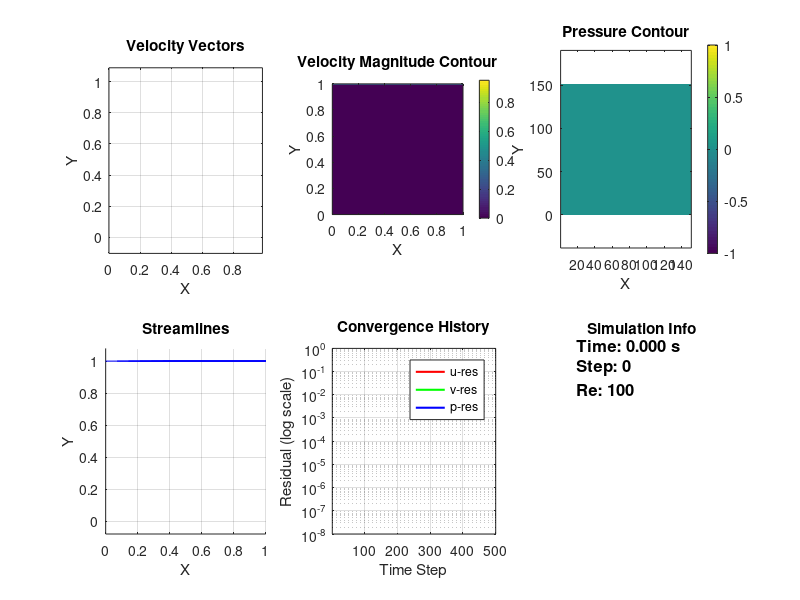

The MATLAB script that drew this image: (Note: this script raises an error after producing the figure.)
function VectorizedSolver()
%% VectorizedSolver
% Solves the 2D Lid-Driven Cavity problem using the SIMPLE algorithm,
% with a focus on vectorization for improved performance.
% This version replaces nested loops with matrix operations where possible.
%
% Key Features:
%   - Finite Volume discretization on a staggered grid
%   - Predictor-Corrector method for pressure-velocity coupling
%   - Iterative solution of the Pressure Poisson equation
%   - Real-time visualization of convergence
%
% OUTPUTS:
%   Elapsed real time is printed to the console, providing the benchmark metric.
%   Figures for velocity, pressure, and residuals are animated during the run.
%   GIF files are saved for each visualization scene.
%
% BENCHMARK: This vectorized implementation is significantly faster than the
%            loop-based version, providing a performance benchmark.
%
% -------------------------------------------------------------------------

%% Simulation parameters
clear; clc; close all;

% Physical parameters
Re = 100;               % Reynolds number
L = 1.0;                % Cavity length

% Numerical parameters
n = 151;                % Grid size (n x n)
dx = L/(n-1);
dy = dx;                % Square cells
dt = 0.001;            % Time step - stability constraint for explicit methods
nu = 1/Re;              % Kinematic viscosity
alpha_u = 0.5;          % Under-relaxation for velocity (0 < alpha_u <= 1)
alpha_p = 0.2;          % Under-relaxation for pressure (0 < alpha_p <= 1)
tol = 1e-5;             % SIMPLE convergence tolerance
max_iter = 500;         % Max SIMPLE iterations per time step
total_time = 0.5;         % Total simulation time

% GIF recording parameters
record_gif = true;      % Set to true to record GIFs
gif_frame_interval = 5; % Save every Nth frame to GIF

%% Optimized Calculations and Pre-allocation 🚀
% Pre-calculate constant terms for efficiency
inv_4dx = 1/(4*dx);
inv_4dy = 1/(4*dy);
inv_dx_sq = 1/dx^2;
inv_dy_sq = 1/dy^2;
inv_dt_dx_dy = 1/(dt * dx * dy);
inv_dt_dx = 1/(dt*dx);
inv_dt_dy = 1/(dt*dy);
alpha_dt = alpha_u * dt;
alpha_dt_dx = alpha_u * dt / dx;
alpha_dt_dy = alpha_u * dt / dy;

% Pre-allocate arrays to their final size to avoid re-allocation inside loops
max_steps = ceil(total_time/dt);
res_u_arr = zeros(1, max_steps);
res_v_arr = zeros(1, max_steps);
res_p_arr = zeros(1, max_steps);

%% Grid generation and variable initialization
[X, Y] = meshgrid(0:dx:L, 0:dy:L);
u = zeros(n);           % x-velocity component
v = zeros(n);           % y-velocity component
p = zeros(n);           % Pressure field

% Boundary conditions: No-slip on all walls except moving lid
u(end,:) = 1;           % Lid moves to the right with unit velocity

% Initialize time tracking and residuals storage
time = 0;
step = 0;

% Initialize GIF structures if recording
if record_gif
    gif_scenes = struct();
    gif_scenes.velocity_vectors = struct('frames', [], 'filename', 'velocity_vectors.gif');
    gif_scenes.velocity_contour = struct('frames', [], 'filename', 'velocity_contour.gif');
    gif_scenes.pressure_contour = struct('frames', [], 'filename', 'pressure_contour.gif');
    gif_scenes.residuals = struct('frames', [], 'filename', 'residuals_convergence.gif');
    gif_scenes.streamlines = struct('frames', [], 'filename', 'streamlines.gif');
end

%% Figure setup for real-time visualization
hFig = figure('Name','SIMPLE Lid Driven Cavity','Units','normalized',...
             'Position',[0.05 0.1 0.9 0.8], 'Color', 'w');

% Velocity vectors subplot
subplot(2,3,1);
h_quiver = quiver(X(1:4:end,1:4:end), Y(1:4:end,1:4:end), ...
                 u(1:4:end,1:4:end), v(1:4:end,1:4:end), 2, 'k');
title('Velocity Vectors');
xlabel('X'); ylabel('Y');
axis equal tight;
grid on;

% Velocity magnitude contour subplot
subplot(2,3,2);
velMag = sqrt(u.^2 + v.^2);
% Avoid constant ZData warning by checking if data varies
if max(velMag(:)) - min(velMag(:)) > eps
    [~, h_contour_vel] = contourf(X, Y, velMag, 20, 'LineColor','none');
else
    % If data is constant, create a uniform plot
    imagesc(velMag);
    set(gca, 'YDir', 'normal');
end
colorbar;
title('Velocity Magnitude Contour');
xlabel('X'); ylabel('Y');
axis equal tight;

% Pressure contour subplot
subplot(2,3,3);
% Avoid constant ZData warning by checking if data varies
if max(p(:)) - min(p(:)) > eps
    [~, h_contour_p] = contourf(X, Y, p, 20, 'LineColor','none');
else
    imagesc(p);
    set(gca, 'YDir', 'normal');
end
colorbar;
title('Pressure Contour');
xlabel('X'); ylabel('Y');
axis equal tight;

% Streamlines subplot
subplot(2,3,4);
startx = linspace(0, L, 15);
starty = linspace(0, L, 15);
[sx, sy] = meshgrid(startx, starty);
h_stream = streamline(X, Y, u, v, sx, sy);
set(h_stream, 'Color', 'b', 'LineWidth', 1);
title('Streamlines');
xlabel('X'); ylabel('Y');
axis equal tight;
grid on;

% Residuals subplot
subplot(2,3,5);
h_res_u = semilogy(1, res_u_arr(1), '-r', 'DisplayName', 'u-res', 'LineWidth', 1.5);
hold on;
h_res_v = semilogy(1, res_v_arr(1), '-g', 'DisplayName', 'v-res', 'LineWidth', 1.5);
h_res_p = semilogy(1, res_p_arr(1), '-b', 'DisplayName', 'p-res', 'LineWidth', 1.5);
hold off;
xlabel('Time Step');
ylabel('Residual (log scale)');
title('Convergence History');
legend('Location','northeast');
xlim([1 max_steps]);
ylim([1e-8 1]);
grid on;

% Info subplot
subplot(2,3,6);
h_info = text(0.1, 0.9, sprintf('Time: %.3f s\nStep: %d\nRe: %d', time, step, Re), ...
             'Units', 'normalized', 'FontSize', 12, 'FontWeight', 'bold');
axis off;
title('Simulation Info');

%% Simulation execution
fprintf('Starting SIMPLE Lid Driven Cavity Simulation...\n');
fprintf('Grid size: %dx%d, Reynolds number: %d\n', n, n, Re);
fprintf('SIMPLE tolerance: %g, Max iterations: %d\n', tol, max_iter);
fprintf('Starting time integration. This may take a while...\n');

tic;  % Start measuring real time

%% Time stepping loop
while time < total_time
    step = step + 1;
    
    % Store previous time step values
    u_old = u;
    v_old = v;
    p_old = p;

    % --- SIMPLE Inner Iteration (with tolerance) ---
    for iter = 1:max_iter
        u_prev = u;
        v_prev = v;
        p_prev = p;
        
        % Predictor step: Solve momentum equations for intermediate velocities
        [u_star, v_star] = vectorized_predictor_step(u, v, p, dx, dy, dt, nu, alpha_u);
        
        % Pressure correction: Solve pressure Poisson equation
        p_prime = vectorized_solve_pressure_poisson(u_star, v_star, dx, dy, dt, tol, max_iter);
        
        % Corrector step: Update velocities and pressure
        [u, v, p] = vectorized_corrector_step(u_star, v_star, p, p_prime, dx, dy, dt, alpha_p);
        
        % Calculate residuals
        res_u = max(abs(u(:) - u_prev(:)));
        res_v = max(abs(v(:) - v_prev(:)));
        res_p = max(abs(p(:) - p_prev(:)));

        % Check for convergence
        if max([res_u, res_v, res_p]) < tol
            break;
        end
    end

    % Store residuals for plotting
    res_u_arr(step) = res_u;
    res_v_arr(step) = res_v;
    res_p_arr(step) = res_p;

    % --- Real-Time Animation: Update every time step ---
    % Update velocity vectors
    subplot(2,3,1);
    set(h_quiver, 'UData', u(1:4:end,1:4:end), 'VData', v(1:4:end,1:4:end));
    title(sprintf('Velocity Vectors (Time = %.3f s)', time));
    
    % Update velocity magnitude contour
    subplot(2,3,2);
    velMag = sqrt(u.^2 + v.^2);
    cla;
    if max(velMag(:)) - min(velMag(:)) > eps
        contourf(X, Y, velMag, 20, 'LineColor','none');
    else
        imagesc(velMag);
        set(gca, 'YDir', 'normal');
    end
    colorbar;
    title(sprintf('Velocity Magnitude (Max = %.2f)', max(velMag(:))));
    
    % Update pressure contour
    subplot(2,3,3);
    cla;
    if max(p(:)) - min(p(:)) > eps
        contourf(X, Y, p, 20, 'LineColor','none');
    else
        imagesc(p);
        set(gca, 'YDir', 'normal');
    end
    colorbar;
    title(sprintf('Pressure Field (Max = %.2f)', max(p(:))));
    
    % Update streamlines
    subplot(2,3,4);
    delete(findobj(gca, 'Type', 'line'));
    h_stream = streamline(X, Y, u, v, sx, sy);
    set(h_stream, 'Color', 'b', 'LineWidth', 1);
    title('Streamlines');
    
    % Update residuals plot
    subplot(2,3,5);
    set(h_res_u, 'XData', 1:step, 'YData', res_u_arr(1:step));
    set(h_res_v, 'XData', 1:step, 'YData', res_v_arr(1:step));
    set(h_res_p, 'XData', 1:step, 'YData', res_p_arr(1:step));
    title(sprintf('Residuals (Iteration %d)', step));
    xlim([1 max(step, 10)]); % Adjust x-axis as simulation progresses
    
    % Update info panel
    subplot(2,3,6);
    cla;
    text(0.1, 0.9, sprintf('Time: %.3f s\nStep: %d\nRe: %d\nResiduals:\n  u: %.2e\n  v: %.2e\n  p: %.2e', ...
          time, step, Re, res_u, res_v, res_p), ...
         'Units', 'normalized', 'FontSize', 10, 'FontWeight', 'bold');
    axis off;
    title('Simulation Info');
    
    % Capture frames for GIFs
    if record_gif && mod(step, gif_frame_interval) == 0
        % Velocity vectors scene
        subplot(2,3,1);
        frame = getframe(gcf);
        gif_scenes.velocity_vectors.frames = [gif_scenes.velocity_vectors.frames, frame];
        
        % Velocity contour scene
        subplot(2,3,2);
        frame = getframe(gcf);
        gif_scenes.velocity_contour.frames = [gif_scenes.velocity_contour.frames, frame];
        
        % Pressure contour scene
        subplot(2,3,3);
        frame = getframe(gcf);
        gif_scenes.pressure_contour.frames = [gif_scenes.pressure_contour.frames, frame];
        
        % Residuals scene
        subplot(2,3,5);
        frame = getframe(gcf);
        gif_scenes.residuals.frames = [gif_scenes.residuals.frames, frame];
        
        % Streamlines scene
        subplot(2,3,4);
        frame = getframe(gcf);
        gif_scenes.streamlines.frames = [gif_scenes.streamlines.frames, frame];
    end
    
    % Force figure update
    drawnow;
    
    % Display progress every 10 steps
    if mod(step, 10) == 0
        fprintf('Step: %d, Simulation time: %.4f/%.2f, Residuals: u=%.2e, v=%.2e, p=%.2e\n', ...
                step, time, total_time, res_u, res_v, res_p);
    end

    % Advance time
    time = time + dt;
end

%% Create GIFs from captured frames
if record_gif
    fprintf('Creating GIF files for GitHub...\n');
    create_gifs(gif_scenes);
end

%% Post-processing and results
elapsedTime = toc;  % End measuring real time

fprintf('\nSimulation complete.\n');
fprintf('Elapsed real time: %.2f seconds (%.2f minutes).\n', elapsedTime, elapsedTime/60);
fprintf('Total time steps: %d, Final time: %.4f s\n', step, time);

% Calculate and display performance metrics
fprintf('Average time per step: %.4f seconds\n', elapsedTime/step);

% Plot final results in a new figure
plot_final_results(X, Y, u, v, p, res_u_arr(1:step), res_v_arr(1:step), res_p_arr(1:step));

end

%% Function to create GIF files
function create_gifs(gif_scenes)
    scenes = fieldnames(gif_scenes);
    
    for i = 1:length(scenes)
        scene_name = scenes{i};
        scene_data = gif_scenes.(scene_name);
        
        if ~isempty(scene_data.frames)
            fprintf('Creating %s...\n', scene_data.filename);
            
            % Create GIF
            for j = 1:length(scene_data.frames)
                [A, map] = rgb2ind(scene_data.frames(j).cdata, 256);
                
                if j == 1
                    imwrite(A, map, scene_data.filename, 'gif', ...
                           'LoopCount', Inf, 'DelayTime', 0.1);
                else
                    imwrite(A, map, scene_data.filename, 'gif', ...
                           'WriteMode', 'append', 'DelayTime', 0.1);
                end
            end
            
            fprintf('Saved: %s\n', scene_data.filename);
        end
    end
end

%% Vectorized Predictor step
function [u_star, v_star] = vectorized_predictor_step(u, v, p, dx, dy, dt, nu, alpha)
    n = size(u,1);
    
    % Pre-calculate constant terms for efficiency
    inv_4dx = 1/(4*dx);
    inv_4dy = 1/(4*dy);
    inv_dx_sq = 1/dx^2;
    inv_dy_sq = 1/dy^2;
    alpha_dt = alpha * dt;

    % Intermediate u-velocity
    du2dx = ((u(:,3:n)+u(:,2:n-1)).^2 - (u(:,1:n-2)+u(:,2:n-1)).^2) * inv_4dx;
    duvdy = ((v(2:n-1,2:n-1)+v(2:n-1,3:n)).*(u(2:n-1,2:n-1)+u(3:n,2:n-1)) - ...
             (v(1:n-2,2:n-1)+v(1:n-2,3:n)).*(u(1:n-2,2:n-1)+u(2:n-1,2:n-1))) * inv_4dy;
    d2udx2 = (u(:,3:n)-2*u(:,2:n-1)+u(:,1:n-2)) * inv_dx_sq;
    d2udy2 = (u(3:n,:)-2*u(2:n-1,:)+u(1:n-2,:)) * inv_dy_sq;
    dpdx = (p(:,3:n) - p(:,2:n-1)) / dx;
    
    u_star = u;
    u_star(2:n-1, 2:n-1) = u(2:n-1, 2:n-1) + alpha_dt * (-du2dx(2:n-1,:) - duvdy - dpdx(2:n-1,:) + nu*(d2udx2(2:n-1,:) + d2udy2(:,2:n-1)));
    
    % Intermediate v-velocity
    dv2dy = ((v(3:n,:)+v(2:n-1,:)).^2 - (v(1:n-2,:)+v(2:n-1,:)).^2) * inv_4dy;
    duvdx = ((u(2:n-1,3:n)+u(3:n,3:n)).*(v(2:n-1,3:n)+v(2:n-1,2:n-1)) - ...
             (u(2:n-1,1:n-2)+u(3:n,1:n-2)).*(v(2:n-1,2:n-1)+v(2:n-1,1:n-2))) * inv_4dx;
    d2vdx2 = (v(:,3:n)-2*v(:,2:n-1)+v(:,1:n-2)) * inv_dx_sq;
    d2vdy2 = (v(3:n,:)-2*v(2:n-1,:)+v(1:n-2,:)) * inv_dy_sq;
    dpdy = (p(3:n,:) - p(2:n-1,:)) / dy;
    
    v_star = v;
    v_star(2:n-1, 2:n-1) = v(2:n-1, 2:n-1) + alpha_dt * (-duvdx - dv2dy(:,2:n-1) - dpdy(:,2:n-1) + nu*(d2vdx2(2:n-1,:) + d2vdy2(2:n-1,:)));
end

%% Vectorized Pressure Poisson solver
function p_prime = vectorized_solve_pressure_poisson(u_star, v_star, dx, dy, dt, tol, max_iter)
    n = size(u_star,1);
    p_prime = zeros(n);
    
    % Pre-calculate constant terms for efficiency
    inv_dx = 1/dx;
    inv_dy = 1/dy;
    dt_rhs_factor = 1/(dt);
    laplacian_factor = 0.25;

    % Source term (divergence of intermediate velocity field)
    rhs = ( (u_star(:,2:n) - u_star(:,1:n-1))*inv_dx + (v_star(2:n,:) - v_star(1:n-1,:))*inv_dy ) * dt_rhs_factor;
    
    for iter = 1:max_iter
        p_old = p_prime;
        
        % Jacobi iteration for pressure correction
        p_prime(2:n-1, 2:n-1) = laplacian_factor * (p_prime(2:n-1, 3:n) + p_prime(2:n-1, 1:n-2) + ...
                                       p_prime(3:n, 2:n-1) + p_prime(1:n-2, 2:n-1) - dx^2 * rhs(2:n-1, 2:n-1));
        
        % Apply homogeneous Neumann boundary conditions
        p_prime(1,:) = p_prime(2,:);     % Bottom
        p_prime(end,:) = p_prime(end-1,:); % Top
        p_prime(:,1) = p_prime(:,2);     % Left
        p_prime(:,end) = p_prime(:,end-1); % Right
        
        % Check for convergence
        if max(abs(p_prime(:) - p_old(:))) < tol
            break;
        end
    end
end

%% Vectorized Corrector step
function [u, v, p] = vectorized_corrector_step(u_star, v_star, p, p_prime, dx, dy, dt, alpha)
    n = size(p,1);
    
    % Pre-calculate constant terms for efficiency
    alpha_dt_dx = alpha * dt / dx;
    alpha_dt_dy = alpha * dt / dy;
    
    % Velocity correction
    u = u_star;
    u(:,2:n-1) = u(:,2:n-1) - alpha_dt_dx * (p_prime(:,3:n) - p_prime(:,2:n-1));
    v = v_star;
    v(2:n-1,:) = v(2:n-1,:) - alpha_dt_dy * (p_prime(3:n,:) - p_prime(2:n-1,:));

    % Pressure correction
    p = p + alpha * p_prime;

    % Apply boundary conditions
    % Velocity BCs
    u(:,1) = 0; u(:,end) = 0; u(1,:) = 0; u(end,:) = 1; % Moving lid
    v(:,1) = 0; v(:,end) = 0; v(1,:) = 0; v(end,:) = 0; % No-slip on walls

    % Pressure BCs (homogeneous Neumann)
    p(1,:) = p(2,:);       % Bottom
    p(end,:) = p(end-1,:); % Top
    p(:,1) = p(:,2);       % Left
    p(:,end) = p(:,end-1); % Right
end

%% Post-processing function
function plot_final_results(X, Y, u, v, p, res_u, res_v, res_p)
% Create a comprehensive figure with final results

figure('Name','Final Results - Lid Driven Cavity',...
       'Units','normalized','Position',[0.05 0.05 0.9 0.85], 'Color', 'w');

% Velocity vectors and streamlines
subplot(2,3,1);
quiver(X(1:3:end,1:3:end), Y(1:3:end,1:3:end),...
       u(1:3:end,1:3:end), v(1:3:end,1:3:end), 1.5, 'k');
hold on;
startx = linspace(0, 1, 20);
starty = linspace(0, 1, 20);
[sx, sy] = meshgrid(startx, starty);
streamline(X, Y, u, v, sx, sy);
title('Velocity Vectors and Streamlines');
xlabel('X'); ylabel('Y');
axis equal tight;
grid on;

% Velocity magnitude contour
subplot(2,3,2);
velMag = sqrt(u.^2 + v.^2);
if max(velMag(:)) - min(velMag(:)) > eps
    contourf(X, Y, velMag, 20, 'LineColor','none');
else
    imagesc(velMag);
    set(gca, 'YDir', 'normal');
end
colorbar;
title('Velocity Magnitude');
xlabel('X'); ylabel('Y');
axis equal tight;

% Pressure contour
subplot(2,3,3);
if max(p(:)) - min(p(:)) > eps
    contourf(X, Y, p, 20, 'LineColor','none');
else
    imagesc(p);
    set(gca, 'YDir', 'normal');
end
colorbar;
title('Pressure Field');
xlabel('X'); ylabel('Y');
axis equal tight;

% Vorticity contour
subplot(2,3,4);
vorticity = curl(X, Y, u, v);
if max(vorticity(:)) - min(vorticity(:)) > eps
    contourf(X, Y, vorticity, 20, 'LineColor','none');
else
    imagesc(vorticity);
    set(gca, 'YDir', 'normal');
end
colorbar;
title('Vorticity Field');
xlabel('X'); ylabel('Y');
axis equal tight;

% Centerline velocity profiles
subplot(2,3,5);
plot(u(ceil(size(u,1)/2),:), Y(ceil(size(Y,1)/2),:), 'b-', 'LineWidth', 2);
hold on;
plot(u(:,ceil(size(u,2)/2)), X(:,ceil(size(X,2)/2)), 'r-', 'LineWidth', 2);
title('Centerline Velocity Profiles');
xlabel('Velocity');
ylabel('Position');
legend('Vertical Centerline', 'Horizontal Centerline');
grid on;

% Residual history
subplot(2,3,6);
semilogy(1:length(res_u), res_u, 'r-', 'DisplayName', 'u-residual', 'LineWidth', 1.5);
hold on;
semilogy(1:length(res_v), res_v, 'g-', 'DisplayName', 'v-residual', 'LineWidth', 1.5);
semilogy(1:length(res_p), res_p, 'b-', 'DisplayName', 'p-residual', 'LineWidth', 1.5);
title('Convergence History');
xlabel('Time Step');
ylabel('Residual (log scale)');
legend('Location','northeast');
grid on;

% Add annotation with simulation parameters
annotation('textbox', [0.02, 0.02, 0.3, 0.05], 'String', ...
           sprintf('Re = %d, Grid = %dx%d', 100, size(u,1), size(u,1)), ...
           'FitBoxToText', 'on', 'BackgroundColor', 'white');

% Save final results figure
saveas(gcf, 'final_results.png');
end

%% Helper function to calculate vorticity
function vort = curl(X, Y, u, v)
% Calculate vorticity field from velocity components
[dudy, dudx] = gradient(u, Y(1,2)-Y(1,1), X(2,1)-X(1,1));
[dvdy, dvdx] = gradient(v, Y(1,2)-Y(1,1), X(2,1)-X(1,1));
vort = dvdx - dudy;
end
